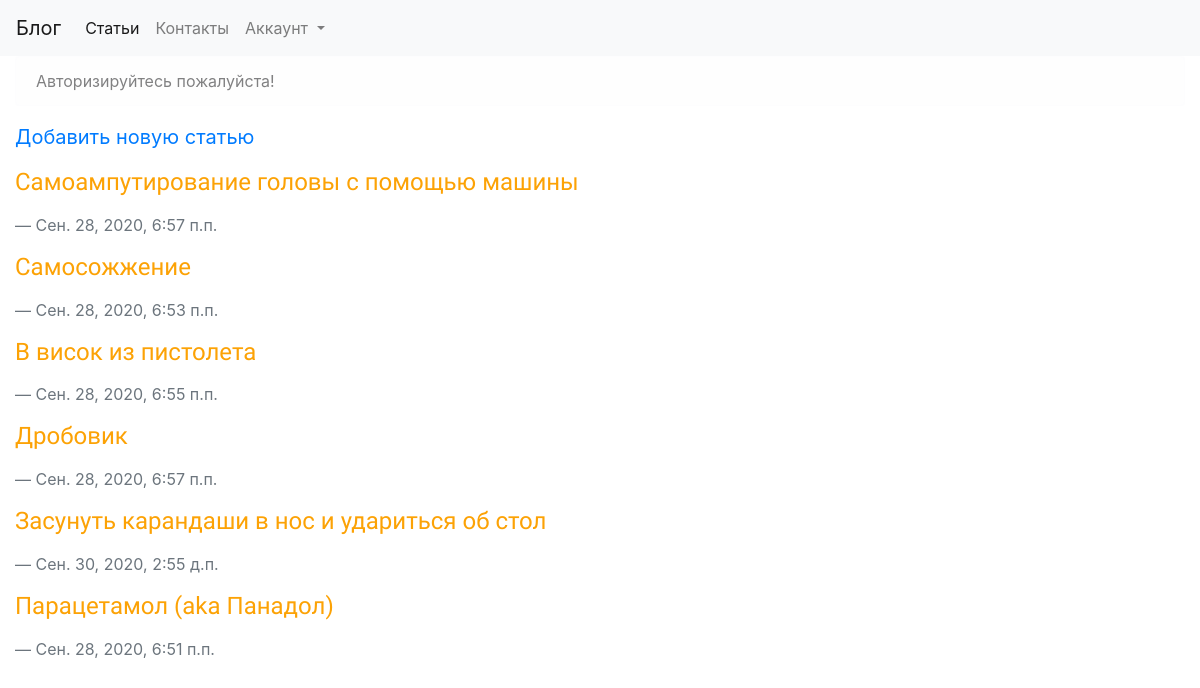
The page / on the database its author committed.
### blog/models.py (models this page shows, shortened)
class Post(models.Model):
    author = models.ForeignKey(settings.AUTH_USER_MODEL, on_delete=models.CASCADE, verbose_name='Автор')
    title = models.CharField(max_length=200, verbose_name='Заголовок')
    text = models.TextField(verbose_name='Текст')
    created_date = models.DateTimeField(default=timezone.now, verbose_name='Дата создания')
    published_date = models.DateTimeField(blank=True, null=True, verbose_name='Дата публикации')
    class Meta:
        verbose_name = 'Статья'
        verbose_name_plural = 'Статьи'

### blog/views.py (the view)
# urls.py: path('', post_list, name='post_list'),
def post_list(request):
    posts = Post.objects.filter(published_date__lte=timezone.now()).order_by('published_date')
    return render(request, "../templates/blog/post_list.html", {'posts': posts})

### templates/blog/post_list.html (shortened to what this page needs)
{% extends 'blog/base.html' %}
    {% block new %}
        <blockquote class="blockquote mb-0">
            <a href="{% url 'post_new' %}">Добавить новую статью</a>
        </blockquote>
    {% endblock %}
    {% block content %}
        {% for post in posts %}
            <blockquote class="blockquote mb-0">
                <p><h4><a href="{% url 'post_detail' pk=post.pk %}">{{ post.title }}</a></h4></p>
                <footer class="blockquote-footer">{{ post.created_date }}</footer>
            </blockquote>
        {% endfor %}
    {% endblock %}

### blog/static/css/blog.css (style rules this page uses)
h4 a { color: #FCA205; font-family: 'Lobster'; }

### rows shown on the page
Post: title "Самоампутирование головы с помощью машины", created_date "Сен. 28, 2020, 6:57 п.п."
Post: title "Самосожжение", created_date "Сен. 28, 2020, 6:53 п.п."
Post: title "В висок из пистолета", created_date "Сен. 28, 2020, 6:55 п.п."
Post: title "Дробовик", created_date "Сен. 28, 2020, 6:57 п.п."
Post: title "Засунуть карандаши в нос и удариться об стол", created_date "Сен. 30, 2020, 2:55 д.п."
Post: title "Парацетамол (aka Панадол)", created_date "Сен. 28, 2020, 6:51 п.п."
